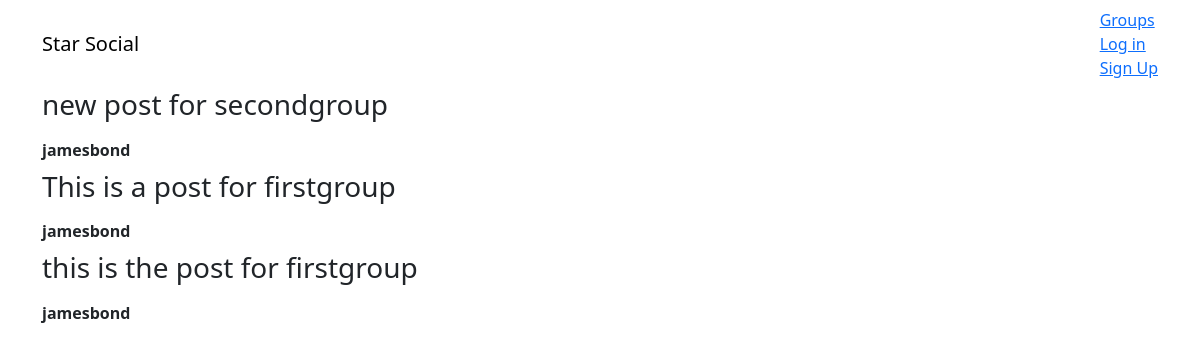
The app's page /posts/, older data.
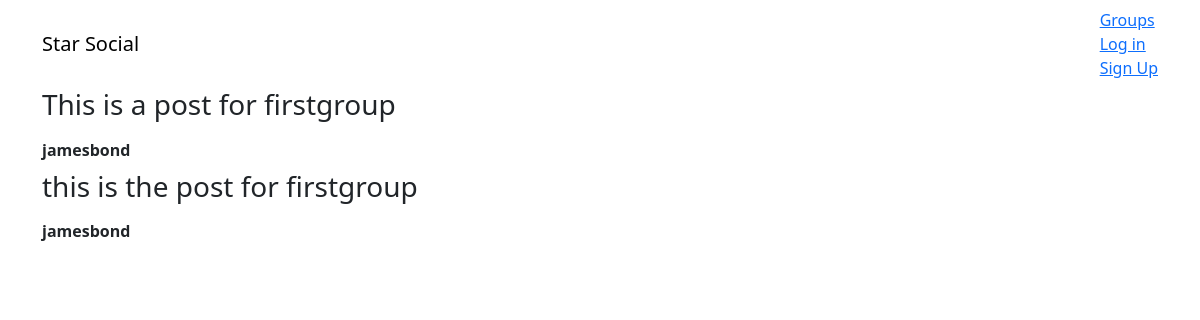
The same page, newer data.
### posts/models.py (models this page shows, shortened)
class Post(models.Model):
    user = models.ForeignKey(User, related_name="posts", on_delete=models.CASCADE)
    created_at = models.DateTimeField(auto_now=True)
    message = models.TextField()
    message_html = models.TextField(editable=False)
    group = models.ForeignKey(Group, related_name="posts", null=True, blank=True, on_delete=models.PROTECT)
    class Meta:
        ordering = ["-created_at"]
        unique_together = ["user", "message" ]

### posts/views.py (the view)
# urls.py: path('', views.PostList.as_view(), name="all"),
class PostList(SelectRelatedMixin, generic.ListView):
    model = models.Post
    select_related = ("user", "group")

### posts/templates/posts/post_list.html (shortened to what this page needs)
{% extends "posts/post_base.html" %}
{% block post_content %}
  <div class="col-md-8">
    {% for post in post_list %}
      {% include "posts/_post.html" %}
    {% endfor %}
  </div>
{% endblock post_content %}

### posts/templates/posts/_post.html (shortened to what this page needs)
<div class="post media">
  <h3>{{ post.message_html|safe }}</h3>
  <div class="media-body">
    <strong>{{ post.user.username }}</strong>
  </div>
</div>

Row changes from the older to the newer data that the page shows:
removed Post: message_html "new post for secondgroup", user.username "jamesbond"
